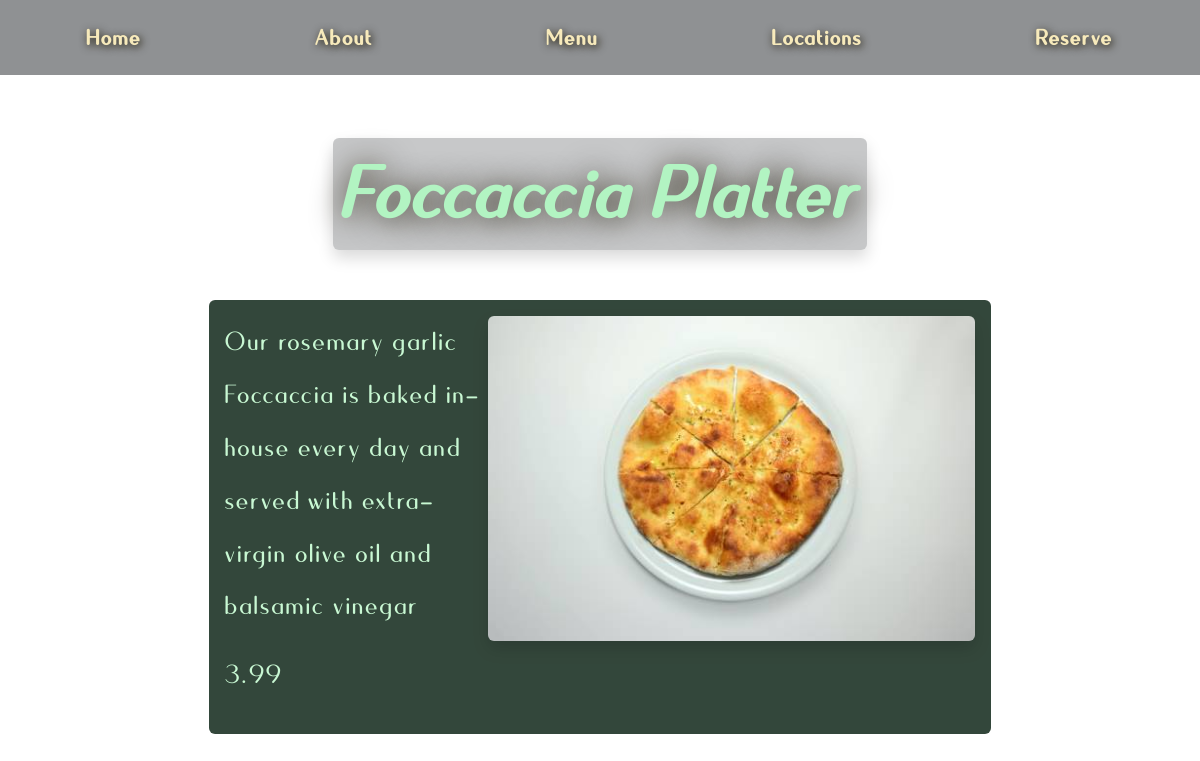
/detail/3, run on the app's committed database.
### main_site/models.py (models this page shows, shortened)
class MenuItem(models.Model):
    name = models.CharField(
        max_length=NAME_MAX_LEN,
        unique=True,
        blank=True,
        null=True
    )
    description = models.CharField(max_length=TEXT_MAX_LEN, blank=True, null=True)
    price = models.DecimalField(
        max_digits=MAX_NUM,
        decimal_places=2,
        blank=True,
        null=True
    )
    type = models.CharField(
        max_length=NAME_MAX_LEN,
        choices=MENU_CATEGORIES,
        blank=True,
        null=True
    )
    author = models.ForeignKey(
        User,
        on_delete=models.PROTECT,
        blank=True,
        null=True
    )
    is_available = models.BooleanField(default=True)
    date_added = models.DateTimeField(auto_now_add=True)
    image = models.ImageField(upload_to='main_site', blank=True, null=True)

### main_site/views.py (the view)
# urls.py: path('detail/<int:pk>', views.MenuItemDetailView.as_view(), name='menu_item')
class MenuItemDetailView(generic.DetailView):
    model = models.MenuItem
    template_name = 'main/menu_item_detail.html'

### templates/main/menu_item_detail.html (shortened to what this page needs)
{% extends 'main/base.html' %}
{% load static %}
{% block page_class %}menu_detail{% endblock %}
{% block heading_class %}page_heading{% endblock %}
{% block heading %}{{ object.name }}{% endblock %}
{% block content %}
    <div class="menu_item rounded my-1 mx-auto p-3">
        <div class="menu_description">
            <p>{{ object.description}}</p>
            <p>{{ object.price }}</p>
        </div>
        <figure class="menu_image">
            <img
                src="{{ object.image.url }}"
                alt="{{ object.name }}"
                class="w-100 rounded shadow"
            />
        </figure>
    </div>
{% endblock %}

### main_site/static/css/style.css (style rules this page uses)
:root { --bgDark: rgba(0, 25, 10, 0.8); --textLight: #c8f8d3; --textDark: #00190a; --primaryDark: rgba(25, 20, 0, 0.8); --textFocus: #74bb83; --textAlt: #f7eabb; --textShadow: #191400; }
body { font-family: 'Quesha', sans-serif; }
h2, p, .bgDark { color: var(--textLight); }
p, label, a, li, dd { font-size: 1.8rem; letter-spacing: 0.1rem; }
.menu_card, .menu_item, .location_card, .form_card { color: var(--textAlt); }
.menu_item { background-color: var(--bgDark); display: grid; grid-template-columns: 35% 1fr; width: 70%; }
.menu_description p { font-size: 2.2rem; }

### data on the page
MenuItem: name "Foccaccia Platter", description "Our rosemary garlic Foccaccia is baked in-house every day and served with extra-virgin olive oil and balsamic vinegar", price "3.99", image (picture)
